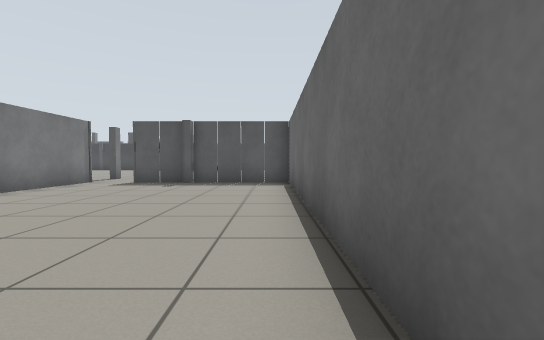
View 1 (above)

19 first-person views from a walk through a world built for the Gazebo simulator. The camera is 0.72 m above the floor, tilts 2° down and sees 90° across. The floor is counted in squares, 1 m on a side. Each view is taken from the middle of a square. On the plan, view 1 faces up. The plan holds only what a view shows up to about 9 squares ahead; the rest is blank. The place goes on beyond the plan. Some stock models are drawn as simple stand-ins.

View 2
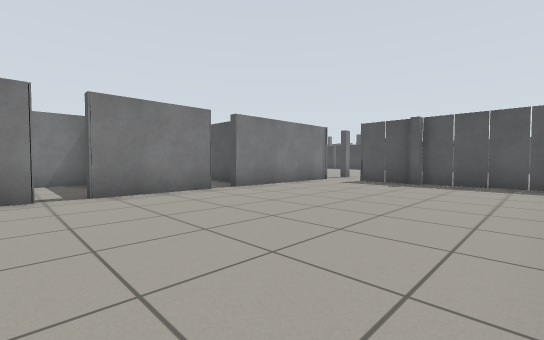

View 3
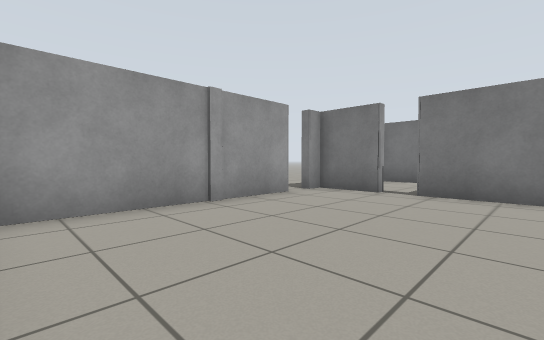

View 4
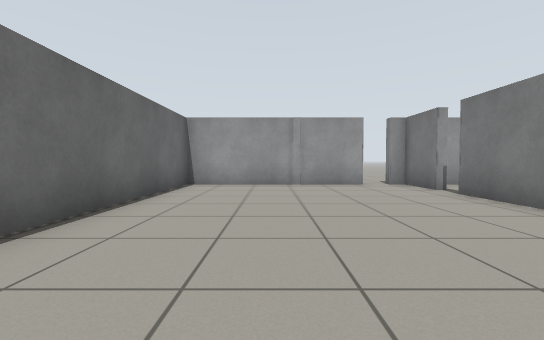

View 5
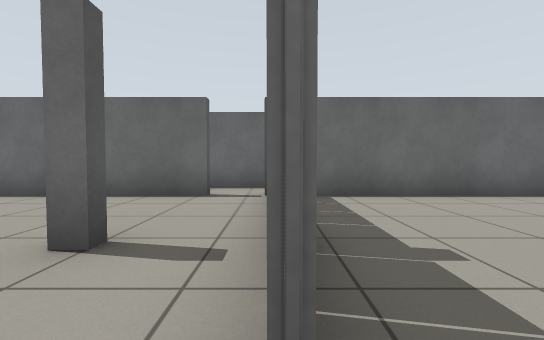

View 6
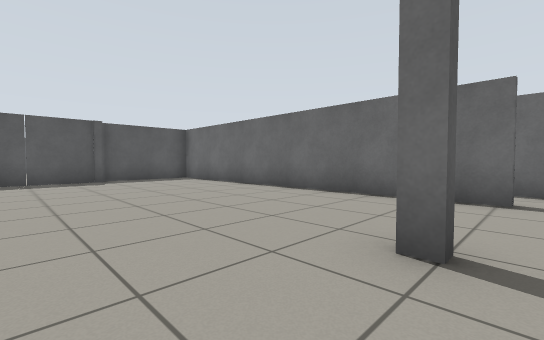

View 7
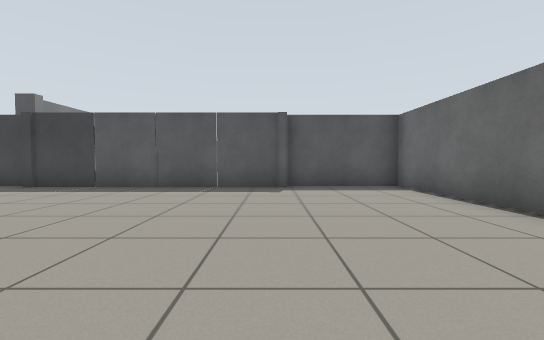

View 8
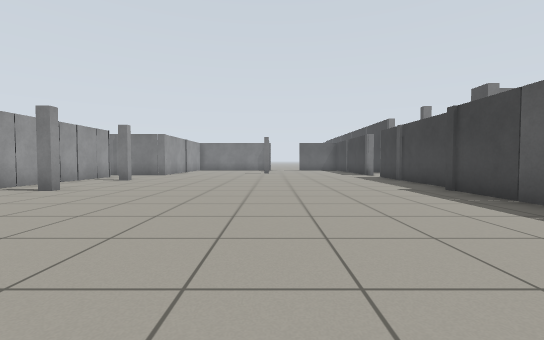

View 9
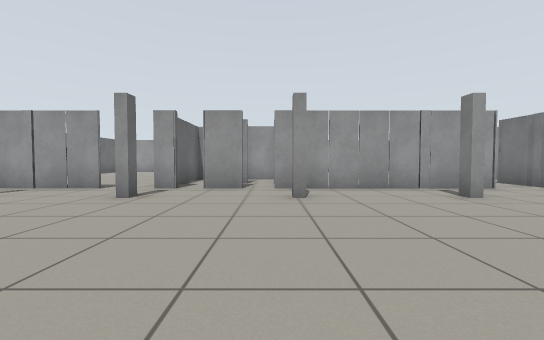

View 10
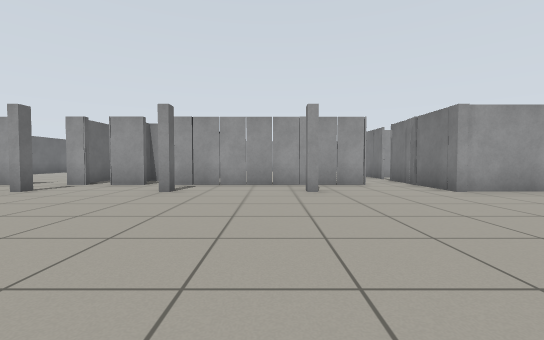

View 11
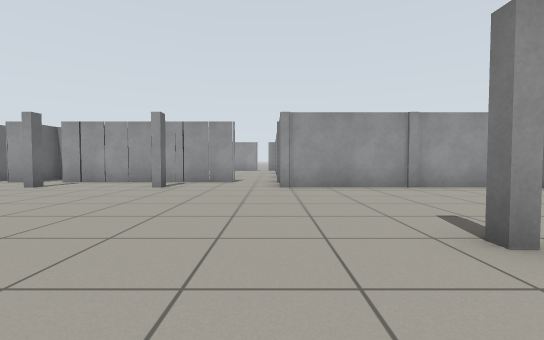

View 12
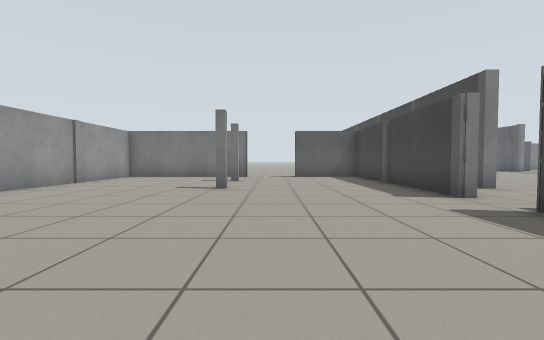

View 13
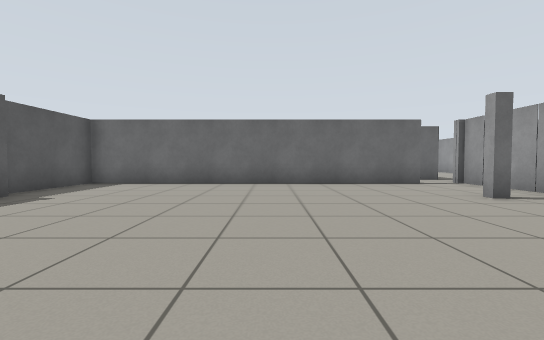

View 14
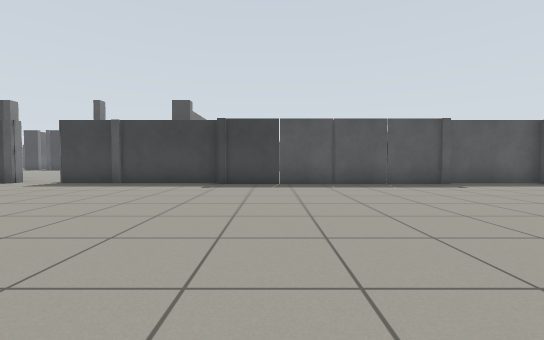

View 15
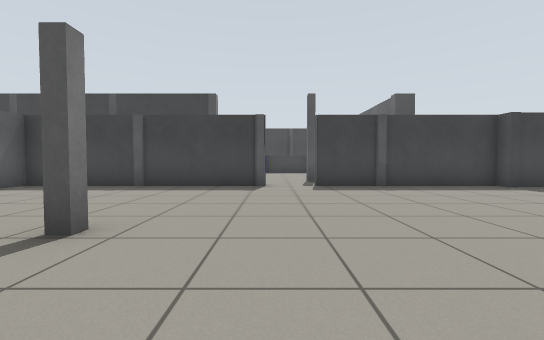

View 16
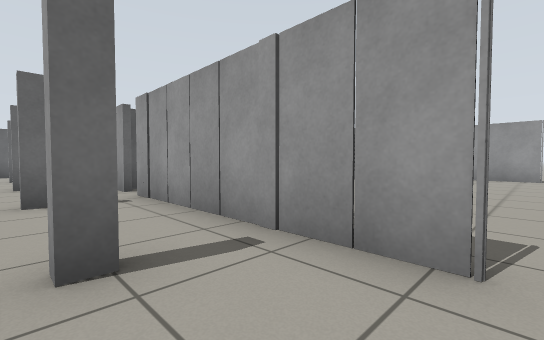

View 17
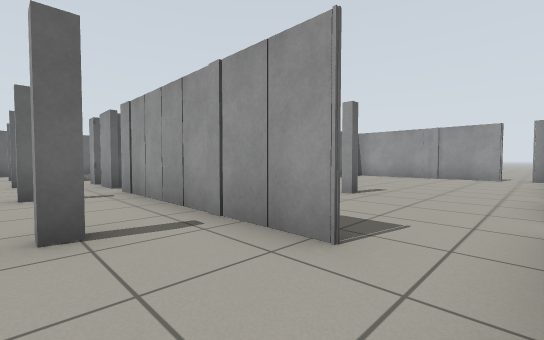

View 18
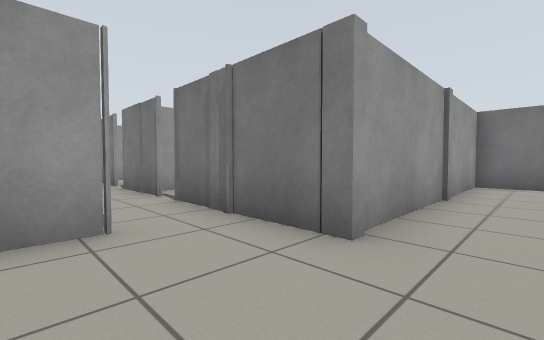

View 19
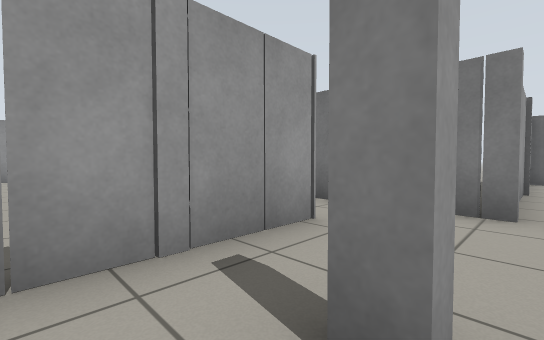

### Floor plan
Points are (right, up) in squares from view 1. A wall is a line through its corners. A room is listed if a view was taken in it or the views show most of it. See-through windows are left out.
Room 1 (views 1, 2, 3, 4)
walls: (-6, 3.9) (-6, 1.1); (-6, 0.5) (-6, -1.2); (-2.9, 9) (-4.6, 9); (-4.9, -1.2) (0.6, -1.2) (0.6, 9.2); (-6, 9) (-6, 4.5); (0.6, 9) (-2.6, 9)
ways out: opening at (-5, 9) to room 2; opening at (-5, -1)
Room 2 (views 5, 6, 7, 8, 9, 10, 11, 12, 13, 14, 15, 16, 17, 18, 19)
walls: (-9.4, 10.9) (-9.4, 10.4); (-9.7, 10.4) (-9.7, 10.9); (-12.8, 10.9) (-12.8, 10.4); (-13.1, 10.4) (-13.1, 10.9); (-6.3, 10.4) (-6.3, 10.9); (-8.2, 9) (-7.1, 9); (-6.6, 9) (-6, 9); (-14.9, 9) (-9, 9); (-4.6, 9) (0.9, 9); (-16.2, 20.7) (-20.5, 20.7); (-2.8, 10.4) (-2.8, 10.9); (-2.5, 20.3) (-9.7, 20.3) (-9.7, 20.7) (-14.9, 20.7); (-20.5, 10.7) (-16.2, 10.7) (-16.2, 8.4); (0.6, 10.2) (0.6, 20.7) (-2.6, 20.7); (2.3, 9.1) (2.3, 10.8)
ways out: opening at (-5, 9) to room 1; opening at (-15, 9); gap at (-16, 21)

Where each view was taken, in squares from view 1:
view 1: 0 up, 0 right, facing up
view 2: 0 up, 0 right, facing up-left
view 3: 3 up, 0 right, facing down-left
view 4: 7 up, 2 left, facing down
view 5: 9 up, 5 left, facing right
view 6: 10 up, 5 left, facing up-right
view 7: 13 up, 3 left, facing up
view 8: 16 up, 3 left, facing left
view 9: 16 up, 9 left, facing down
view 10: 17 up, 12 left, facing down
view 11: 18 up, 16 left, facing down
view 12: 17 up, 11 left, facing left
view 13: 15 up, 8 left, facing right
view 14: 12 up, 8 left, facing up
view 15: 13 up, 16 left, facing up
view 16: 11 up, 15 left, facing down-right
view 17: 11 up, 16 left, facing down-right
view 18: 12 up, 14 left, facing down-left
view 19: 11 up, 12 left, facing down-left
